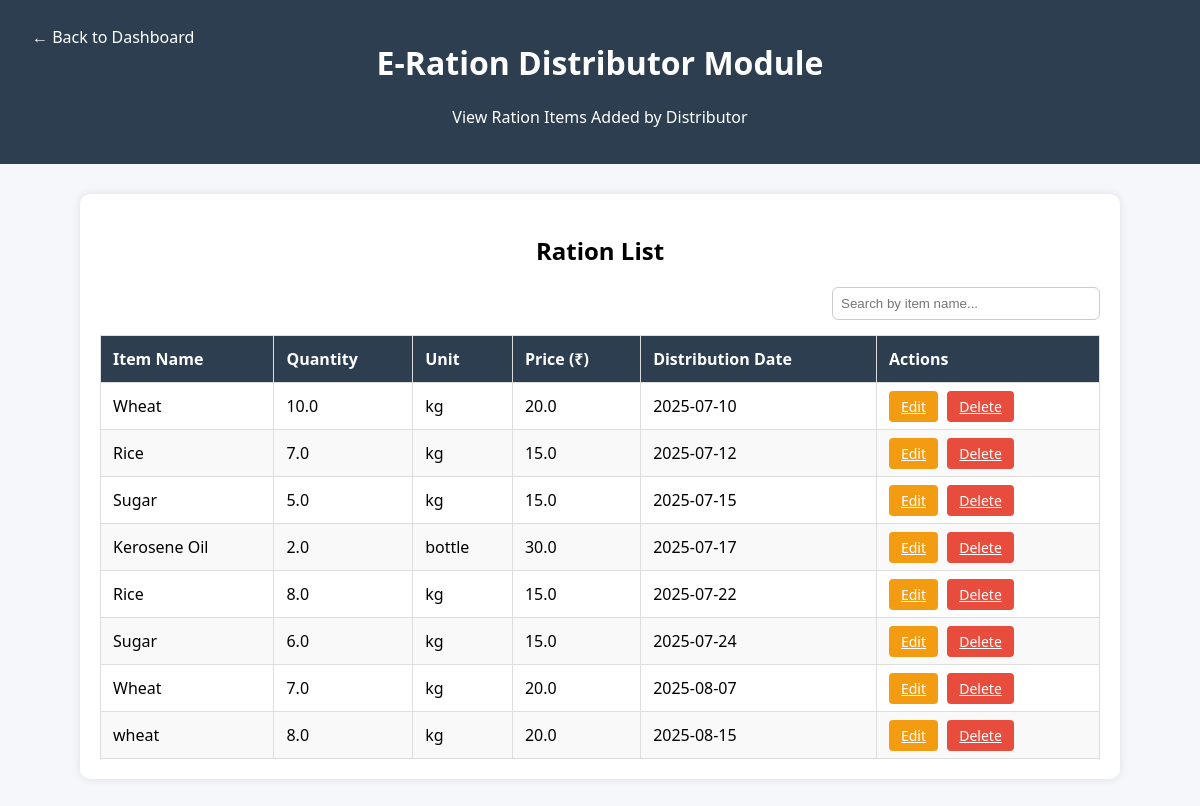
The page /view_ration on the database as committed earlier.
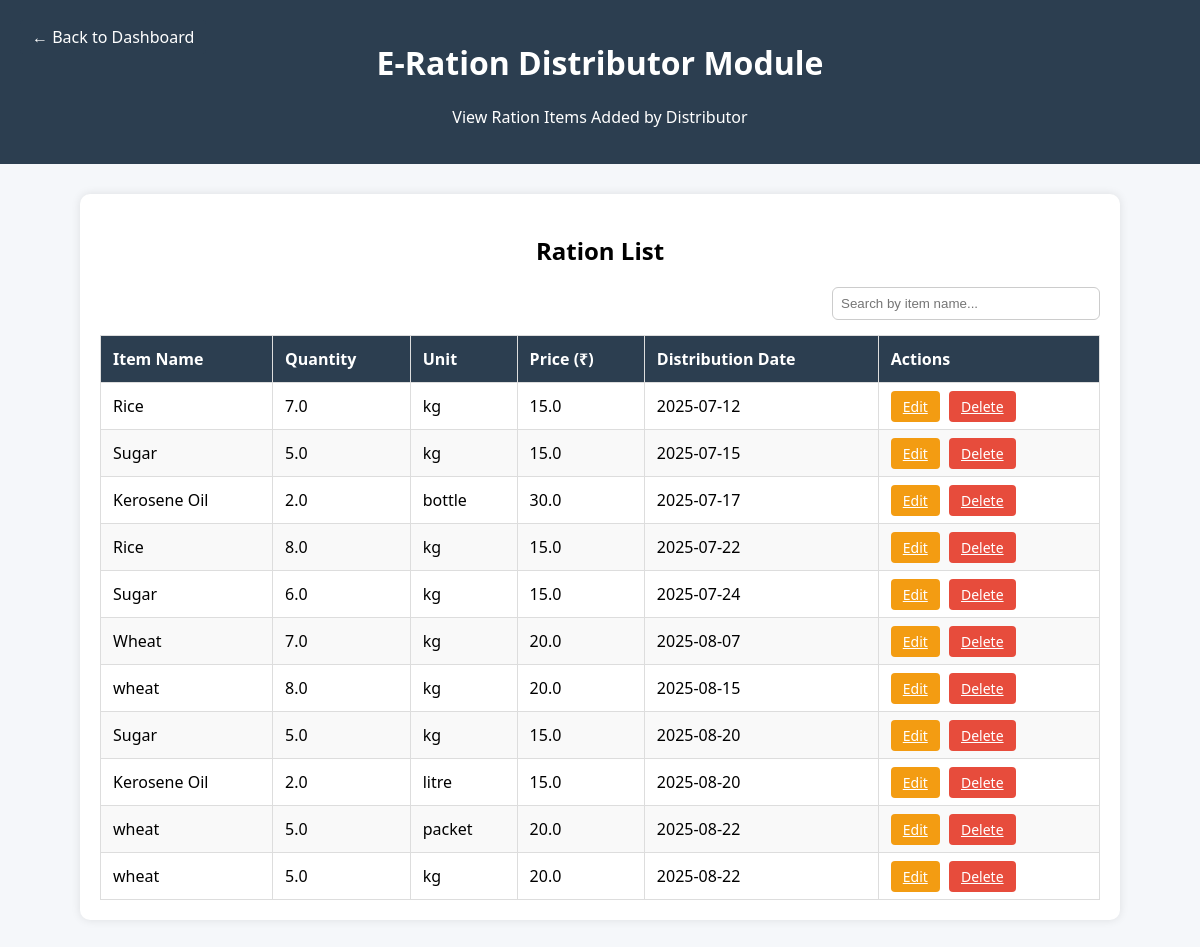
The same page on the database as committed later.
### app.py (models this page shows)
class RationItem(db.Model):
    id = db.Column(db.Integer, primary_key=True)
    item_name = db.Column(db.String(100))
    quantity_available = db.Column(db.Float)
    unit = db.Column(db.String(20))
    price_per_unit = db.Column(db.Float)
    distribution_date = db.Column(db.Date)

### app.py (the view)
@app.route('/view_ration')
def view_ration():
    items = RationItem.query.all()
    return render_template("view_ration.html", items=items)

### app.py (called while the page is built, shortened)
@app.before_request
def initialize():
    db.create_all()
    db.session.commit()

### templates/view_ration.html (shortened to what this page needs)
<!DOCTYPE html>
<html lang="en">
<head>
</head>
<body>
  <header>
    <h1>E-Ration Distributor Module</h1>
    <p>View Ration Items Added by Distributor</p>
    <a href="{{ url_for('dashboard_page') }}" class="back-dashboard">← Back to Dashboard</a>
  </header>
  <div class="container">
    <h2>Ration List</h2>
    <div class="search-bar">
      <input type="text" id="searchInput" placeholder="Search by item name..." onkeyup="filterTable()" />
    </div>
    {% if items %}
      <table id="rationTable">
        <thead>
          <tr>
            <th>Item Name</th>
            <th>Quantity</th>
            <th>Unit</th>
            <th>Price (₹)</th>
            <th>Distribution Date</th>
            <th>Actions</th>
          </tr>
        </thead>
        <tbody>
          {% for item in items %}
          <tr>
            <td>{{ item.item_name }}</td>
            <td>{{ item.quantity_available }}</td>
            <td>{{ item.unit }}</td>
            <td>{{ item.price_per_unit }}</td>
            <td>{{ item.distribution_date.strftime('%Y-%m-%d') }}</td>
            <td>
              <a href="{{ url_for('edit_ration', id=item.id) }}" class="btn edit-btn">Edit</a>
              <a href="{{ url_for('delete_ration', id=item.id) }}" class="btn delete-btn" onclick="return confirm('Are you sure?')">Delete</a>
            </td>
          </tr>
          {% endfor %}
        </tbody>
      </table>
    {% else %}
      <div class="no-data">No ration items found.</div>
    {% endif %}
  </div>
</body>
</html>

Rows that differ between the two databases and show on the page:
removed RationItem: item_name "Wheat", quantity_available "10.0", unit "kg", price_per_unit "20.0", distribution_date "2025-07-10"
added RationItem: item_name "Sugar", quantity_available "5.0", unit "kg", price_per_unit "15.0", distribution_date "2025-08-20"
added RationItem: item_name "Kerosene Oil", quantity_available "2.0", unit "litre", price_per_unit "15.0", distribution_date "2025-08-20"
added RationItem: item_name "wheat", quantity_available "5.0", unit "packet", price_per_unit "20.0", distribution_date "2025-08-22"
added RationItem: item_name "wheat", quantity_available "5.0", unit "kg", price_per_unit "20.0", distribution_date "2025-08-22"
